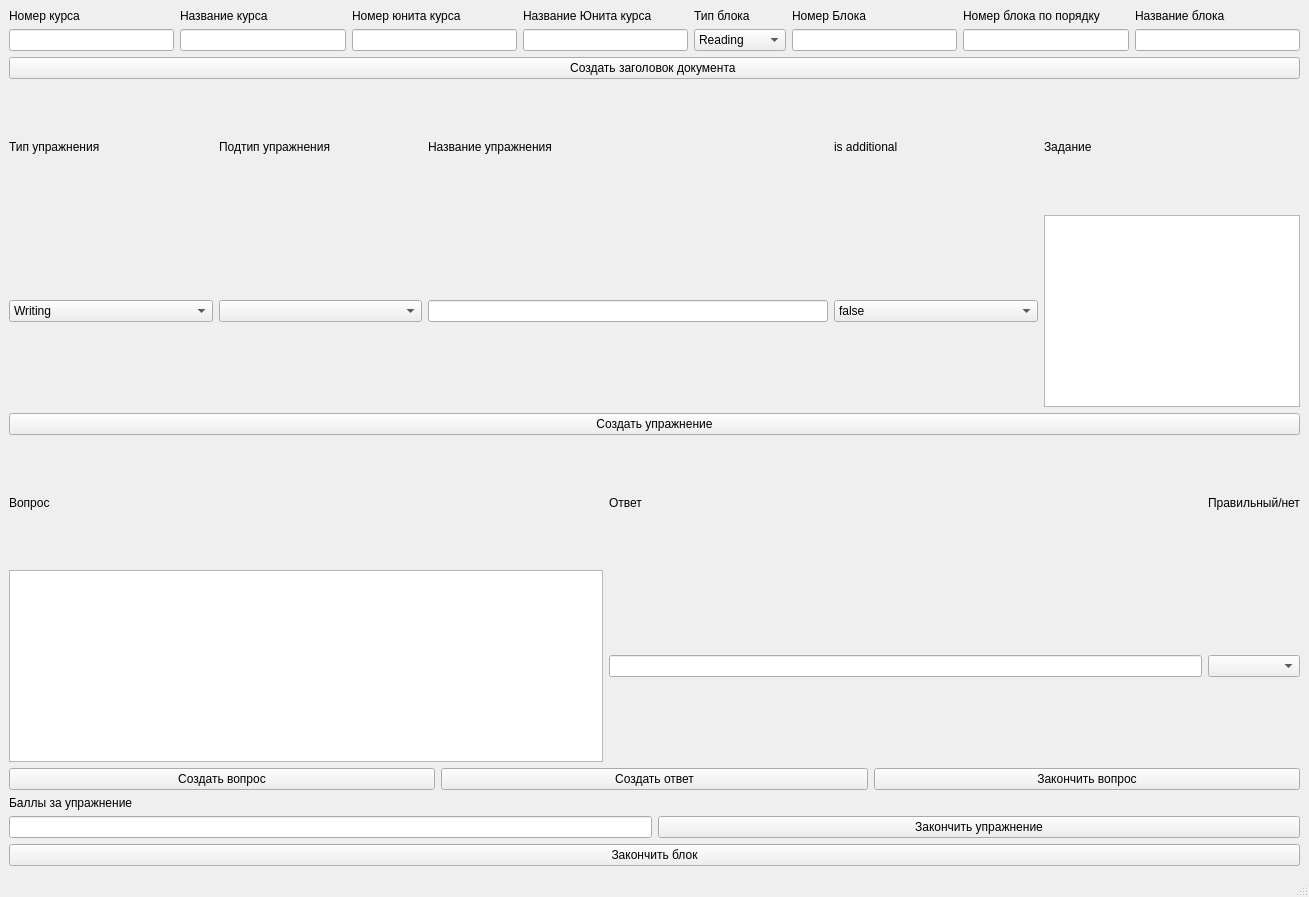
<?xml version="1.0" encoding="UTF-8"?>
<ui version="4.0">
 <class>Word</class>
 <widget class="QMainWindow" name="Word">
  <property name="geometry">
   <rect>
    <x>0</x>
    <y>0</y>
    <width>1309</width>
    <height>897</height>
   </rect>
  </property>
  <property name="windowTitle">
   <string>Word</string>
  </property>
  <widget class="QWidget" name="centralwidget">
   <layout class="QGridLayout" name="gridLayout">
    <item row="4" column="2">
     <layout class="QGridLayout" name="gridLayout_5">
      <item row="1" column="1">
       <widget class="QLineEdit" name="Answer">
        <property name="text">
         <string/>
        </property>
       </widget>
      </item>
      <item row="1" column="0">
       <widget class="QTextEdit" name="Question">
        <property name="sizePolicy">
         <sizepolicy hsizetype="Expanding" vsizetype="Preferred">
          <horstretch>0</horstretch>
          <verstretch>0</verstretch>
         </sizepolicy>
        </property>
        <property name="placeholderText">
         <string/>
        </property>
       </widget>
      </item>
      <item row="1" column="2">
       <widget class="QComboBox" name="AnswerType"/>
      </item>
      <item row="0" column="0">
       <widget class="QLabel" name="label_14">
        <property name="text">
         <string>Вопрос</string>
        </property>
       </widget>
      </item>
      <item row="0" column="1">
       <widget class="QLabel" name="label_15">
        <property name="text">
         <string>Ответ</string>
        </property>
       </widget>
      </item>
      <item row="0" column="2">
       <widget class="QLabel" name="label_16">
        <property name="text">
         <string>Правильный/нет</string>
        </property>
       </widget>
      </item>
     </layout>
    </item>
    <item row="3" column="2">
     <widget class="QPushButton" name="Createexec">
      <property name="text">
       <string>Создать упражнение</string>
      </property>
     </widget>
    </item>
    <item row="8" column="2">
     <widget class="QPushButton" name="Finishblock">
      <property name="text">
       <string>Закончить блок</string>
      </property>
     </widget>
    </item>
    <item row="0" column="2">
     <layout class="QGridLayout" name="gridLayout_2">
      <item row="0" column="7">
       <widget class="QLabel" name="label_6">
        <property name="sizePolicy">
         <sizepolicy hsizetype="Minimum" vsizetype="Fixed">
          <horstretch>0</horstretch>
          <verstretch>0</verstretch>
         </sizepolicy>
        </property>
        <property name="text">
         <string>Номер блока по порядку</string>
        </property>
       </widget>
      </item>
      <item row="1" column="4">
       <widget class="QLineEdit" name="UnitName">
        <property name="text">
         <string/>
        </property>
       </widget>
      </item>
      <item row="1" column="1">
       <widget class="QLineEdit" name="CourseNumber">
        <property name="text">
         <string/>
        </property>
       </widget>
      </item>
      <item row="1" column="3">
       <widget class="QLineEdit" name="UnitNumber">
        <property name="text">
         <string/>
        </property>
       </widget>
      </item>
      <item row="0" column="8">
       <widget class="QLabel" name="label_7">
        <property name="sizePolicy">
         <sizepolicy hsizetype="Minimum" vsizetype="Minimum">
          <horstretch>0</horstretch>
          <verstretch>0</verstretch>
         </sizepolicy>
        </property>
        <property name="text">
         <string>Название блока</string>
        </property>
       </widget>
      </item>
      <item row="1" column="7">
       <widget class="QLineEdit" name="BlockNumber">
        <property name="text">
         <string/>
        </property>
       </widget>
      </item>
      <item row="0" column="2">
       <widget class="QLabel" name="label_2">
        <property name="sizePolicy">
         <sizepolicy hsizetype="Preferred" vsizetype="Minimum">
          <horstretch>0</horstretch>
          <verstretch>0</verstretch>
         </sizepolicy>
        </property>
        <property name="text">
         <string>Название курса</string>
        </property>
       </widget>
      </item>
      <item row="0" column="6">
       <widget class="QLabel" name="label_5">
        <property name="sizePolicy">
         <sizepolicy hsizetype="Preferred" vsizetype="Minimum">
          <horstretch>0</horstretch>
          <verstretch>0</verstretch>
         </sizepolicy>
        </property>
        <property name="text">
         <string>Номер Блока</string>
        </property>
       </widget>
      </item>
      <item row="0" column="1">
       <widget class="QLabel" name="label">
        <property name="sizePolicy">
         <sizepolicy hsizetype="Preferred" vsizetype="Minimum">
          <horstretch>0</horstretch>
          <verstretch>0</verstretch>
         </sizepolicy>
        </property>
        <property name="text">
         <string>Номер курса</string>
        </property>
       </widget>
      </item>
      <item row="1" column="2">
       <widget class="QLineEdit" name="CourseName">
        <property name="text">
         <string/>
        </property>
       </widget>
      </item>
      <item row="0" column="4">
       <widget class="QLabel" name="label_4">
        <property name="sizePolicy">
         <sizepolicy hsizetype="Preferred" vsizetype="Minimum">
          <horstretch>0</horstretch>
          <verstretch>0</verstretch>
         </sizepolicy>
        </property>
        <property name="text">
         <string>Название Юнита курса</string>
        </property>
       </widget>
      </item>
      <item row="0" column="3">
       <widget class="QLabel" name="label_3">
        <property name="sizePolicy">
         <sizepolicy hsizetype="Preferred" vsizetype="Minimum">
          <horstretch>0</horstretch>
          <verstretch>0</verstretch>
         </sizepolicy>
        </property>
        <property name="text">
         <string>Номер юнита курса</string>
        </property>
       </widget>
      </item>
      <item row="1" column="6">
       <widget class="QLineEdit" name="BlockNumberTotal">
        <property name="text">
         <string/>
        </property>
       </widget>
      </item>
      <item row="1" column="8">
       <widget class="QLineEdit" name="BlockName">
        <property name="text">
         <string/>
        </property>
       </widget>
      </item>
      <item row="1" column="5">
       <widget class="QComboBox" name="BlockType">
        <item>
         <property name="text">
          <string>Reading</string>
         </property>
        </item>
        <item>
         <property name="text">
          <string>Writing</string>
         </property>
        </item>
        <item>
         <property name="text">
          <string>Video</string>
         </property>
        </item>
        <item>
         <property name="text">
          <string>Listening</string>
         </property>
        </item>
        <item>
         <property name="text">
          <string>Grammar</string>
         </property>
        </item>
        <item>
         <property name="text">
          <string>Vocabulary</string>
         </property>
        </item>
       </widget>
      </item>
      <item row="0" column="5">
       <widget class="QLabel" name="label_8">
        <property name="sizePolicy">
         <sizepolicy hsizetype="Minimum" vsizetype="Minimum">
          <horstretch>0</horstretch>
          <verstretch>0</verstretch>
         </sizepolicy>
        </property>
        <property name="text">
         <string>Тип блока</string>
        </property>
       </widget>
      </item>
     </layout>
    </item>
    <item row="1" column="2">
     <widget class="QPushButton" name="CreateDoc">
      <property name="text">
       <string>Создать заголовок документа </string>
      </property>
     </widget>
    </item>
    <item row="5" column="2">
     <layout class="QGridLayout" name="gridLayout_3">
      <item row="0" column="0">
       <widget class="QPushButton" name="CreateQuestion">
        <property name="text">
         <string>Создать вопрос</string>
        </property>
       </widget>
      </item>
      <item row="0" column="1">
       <widget class="QPushButton" name="CreateAnswer">
        <property name="text">
         <string>Создать ответ</string>
        </property>
       </widget>
      </item>
      <item row="0" column="2">
       <widget class="QPushButton" name="FinishQuestion">
        <property name="text">
         <string>Закончить вопрос</string>
        </property>
       </widget>
      </item>
     </layout>
    </item>
    <item row="6" column="2">
     <layout class="QGridLayout" name="gridLayout_6">
      <item row="1" column="1">
       <widget class="QPushButton" name="FinishExercize">
        <property name="text">
         <string>Закончить упражнение</string>
        </property>
       </widget>
      </item>
      <item row="1" column="0">
       <widget class="QLineEdit" name="TotalMark">
        <property name="sizePolicy">
         <sizepolicy hsizetype="Preferred" vsizetype="Fixed">
          <horstretch>0</horstretch>
          <verstretch>0</verstretch>
         </sizepolicy>
        </property>
        <property name="text">
         <string/>
        </property>
       </widget>
      </item>
      <item row="0" column="0">
       <widget class="QLabel" name="label_17">
        <property name="sizePolicy">
         <sizepolicy hsizetype="Preferred" vsizetype="Fixed">
          <horstretch>0</horstretch>
          <verstretch>0</verstretch>
         </sizepolicy>
        </property>
        <property name="text">
         <string>Баллы за упражнение</string>
        </property>
       </widget>
      </item>
     </layout>
    </item>
    <item row="2" column="2">
     <layout class="QGridLayout" name="gridLayout_4">
      <item row="1" column="0">
       <widget class="QComboBox" name="ExerciseType">
        <item>
         <property name="text">
          <string>Writing</string>
         </property>
        </item>
        <item>
         <property name="text">
          <string>Tick it</string>
         </property>
        </item>
        <item>
         <property name="text">
          <string>Speaking</string>
         </property>
        </item>
        <item>
         <property name="text">
          <string>Multiple choice</string>
         </property>
        </item>
        <item>
         <property name="text">
          <string>Essay</string>
         </property>
        </item>
        <item>
         <property name="text">
          <string>Matching</string>
         </property>
        </item>
        <item>
         <property name="text">
          <string>Categories</string>
         </property>
        </item>
        <item>
         <property name="text">
          <string>Drag and drop</string>
         </property>
        </item>
       </widget>
      </item>
      <item row="1" column="3">
       <widget class="QComboBox" name="Isadditional">
        <item>
         <property name="text">
          <string>false</string>
         </property>
        </item>
        <item>
         <property name="text">
          <string>true</string>
         </property>
        </item>
       </widget>
      </item>
      <item row="0" column="1">
       <widget class="QLabel" name="label_10">
        <property name="text">
         <string>Подтип упражнения</string>
        </property>
       </widget>
      </item>
      <item row="1" column="1">
       <widget class="QComboBox" name="ExerciseSubType"/>
      </item>
      <item row="1" column="4">
       <widget class="QTextEdit" name="ExerciseText">
        <property name="sizePolicy">
         <sizepolicy hsizetype="Preferred" vsizetype="Preferred">
          <horstretch>0</horstretch>
          <verstretch>0</verstretch>
         </sizepolicy>
        </property>
        <property name="maximumSize">
         <size>
          <width>400</width>
          <height>400</height>
         </size>
        </property>
        <property name="placeholderText">
         <string/>
        </property>
       </widget>
      </item>
      <item row="0" column="0">
       <widget class="QLabel" name="label_9">
        <property name="text">
         <string>Тип упражнения</string>
        </property>
       </widget>
      </item>
      <item row="0" column="3">
       <widget class="QLabel" name="label_12">
        <property name="text">
         <string>is additional</string>
        </property>
       </widget>
      </item>
      <item row="0" column="4">
       <widget class="QLabel" name="label_13">
        <property name="text">
         <string>Задание</string>
        </property>
       </widget>
      </item>
      <item row="1" column="2">
       <widget class="QLineEdit" name="ExerciseName">
        <property name="sizePolicy">
         <sizepolicy hsizetype="MinimumExpanding" vsizetype="Fixed">
          <horstretch>0</horstretch>
          <verstretch>0</verstretch>
         </sizepolicy>
        </property>
        <property name="maximumSize">
         <size>
          <width>400</width>
          <height>16777215</height>
         </size>
        </property>
        <property name="text">
         <string/>
        </property>
       </widget>
      </item>
      <item row="0" column="2">
       <widget class="QLabel" name="label_11">
        <property name="text">
         <string>Название упражнения</string>
        </property>
       </widget>
      </item>
     </layout>
    </item>
   </layout>
  </widget>
  <widget class="QMenuBar" name="menubar">
   <property name="geometry">
    <rect>
     <x>0</x>
     <y>0</y>
     <width>1309</width>
     <height>21</height>
    </rect>
   </property>
  </widget>
  <widget class="QStatusBar" name="statusbar"/>
 </widget>
 <resources/>
 <connections/>
</ui>
